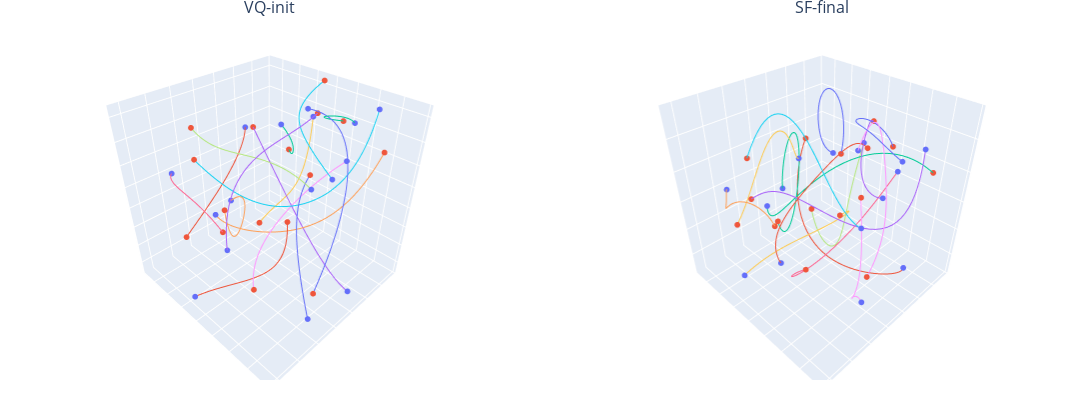

Source (notebook cell):
### Code cell
idx = 42 # np.random.randint(0, sample_size)  # 42, 26
print(idx)

x_traj_init, y_traj_init, z_traj_init = c_pred.reshape(-1, 3, num_agent, 11)[idx] @ diff_opt.P.mT

x_traj = primal_sol_x.reshape(-1, num_agent, 11)[idx] @ diff_opt.P.mT
y_traj = primal_sol_y.reshape(-1, num_agent, 11)[idx] @ diff_opt.P.mT
z_traj = primal_sol_z.reshape(-1, num_agent, 11)[idx] @ diff_opt.P.mT

multiviz_trajs(
    th.stack([x_traj_init, x_traj], dim=0).cpu().detach().numpy(), 
    th.stack([y_traj_init, y_traj], dim=0).cpu().detach().numpy(), 
    th.stack([z_traj_init, z_traj], dim=0).cpu().detach().numpy(), 
    nrows=1, ncols=2, num_agents=num_agent, height=400, width=1300, titles=["VQ-init", "SF-final"]
)
